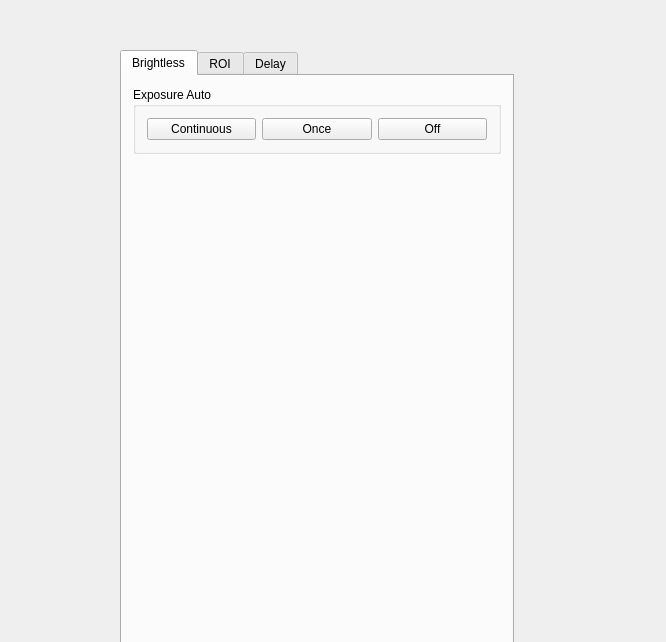
<?xml version="1.0" encoding="UTF-8"?>
<ui version="4.0">
 <class>QtGuiSetupSensor</class>
 <widget class="QWidget" name="QtGuiSetupSensor">
  <property name="geometry">
   <rect>
    <x>0</x>
    <y>0</y>
    <width>666</width>
    <height>642</height>
   </rect>
  </property>
  <property name="windowTitle">
   <string>QtGuiSetupSensor</string>
  </property>
  <widget class="QTabWidget" name="setupSensorParams">
   <property name="geometry">
    <rect>
     <x>120</x>
     <y>50</y>
     <width>394</width>
     <height>630</height>
    </rect>
   </property>
   <property name="sizePolicy">
    <sizepolicy hsizetype="Expanding" vsizetype="Expanding">
     <horstretch>0</horstretch>
     <verstretch>0</verstretch>
    </sizepolicy>
   </property>
   <property name="maximumSize">
    <size>
     <width>700</width>
     <height>16777215</height>
    </size>
   </property>
   <property name="layoutDirection">
    <enum>Qt::LeftToRight</enum>
   </property>
   <property name="currentIndex">
    <number>0</number>
   </property>
   <widget class="QWidget" name="tab_brightless">
    <attribute name="title">
     <string>Brightless</string>
    </attribute>
    <layout class="QVBoxLayout" name="verticalLayout">
     <item>
      <widget class="QGroupBox" name="GB_exprosure">
       <property name="title">
        <string>Exposure Auto</string>
       </property>
       <layout class="QHBoxLayout" name="horizontalLayout_5">
        <item>
         <widget class="QPushButton" name="PB_continuous">
          <property name="text">
           <string>Continuous</string>
          </property>
         </widget>
        </item>
        <item>
         <widget class="QPushButton" name="PB_once">
          <property name="text">
           <string>Once</string>
          </property>
         </widget>
        </item>
        <item>
         <widget class="QPushButton" name="PB_off">
          <property name="text">
           <string>Off</string>
          </property>
         </widget>
        </item>
       </layout>
      </widget>
     </item>
     <item>
      <spacer name="verticalSpacer_2">
       <property name="orientation">
        <enum>Qt::Vertical</enum>
       </property>
       <property name="sizeHint" stdset="0">
        <size>
         <width>20</width>
         <height>40</height>
        </size>
       </property>
      </spacer>
     </item>
    </layout>
   </widget>
   <widget class="QWidget" name="tab_roi">
    <attribute name="title">
     <string>ROI</string>
    </attribute>
    <layout class="QVBoxLayout" name="verticalLayout_2">
     <item>
      <widget class="QGroupBox" name="groupBox">
       <property name="sizePolicy">
        <sizepolicy hsizetype="Preferred" vsizetype="Preferred">
         <horstretch>0</horstretch>
         <verstretch>0</verstretch>
        </sizepolicy>
       </property>
       <property name="title">
        <string>Image Format</string>
       </property>
       <layout class="QGridLayout" name="gridLayout_4">
        <item row="0" column="0">
         <widget class="QLabel" name="label_2">
          <property name="text">
           <string>Pixel Format:</string>
          </property>
         </widget>
        </item>
        <item row="0" column="1" colspan="3">
         <widget class="QComboBox" name="ComBox_pixelFormat">
          <item>
           <property name="text">
            <string>Mono8</string>
           </property>
          </item>
          <item>
           <property name="text">
            <string>Mono12</string>
           </property>
          </item>
          <item>
           <property name="text">
            <string>Mono12Packed</string>
           </property>
          </item>
         </widget>
        </item>
        <item row="1" column="0" colspan="2">
         <widget class="QLabel" name="label_3">
          <property name="text">
           <string>Binning Horizontal:</string>
          </property>
         </widget>
        </item>
        <item row="1" column="2">
         <widget class="QSpinBox" name="SpinB_binningHor">
          <property name="minimum">
           <number>1</number>
          </property>
          <property name="maximum">
           <number>8</number>
          </property>
          <property name="value">
           <number>6</number>
          </property>
         </widget>
        </item>
        <item row="1" column="3">
         <widget class="QLabel" name="label_4">
          <property name="text">
           <string>Binning Vertical:</string>
          </property>
         </widget>
        </item>
        <item row="1" column="4">
         <widget class="QSpinBox" name="SpinB_binningVer">
          <property name="minimum">
           <number>1</number>
          </property>
          <property name="maximum">
           <number>11</number>
          </property>
          <property name="value">
           <number>6</number>
          </property>
         </widget>
        </item>
        <item row="1" column="5">
         <spacer name="horizontalSpacer">
          <property name="orientation">
           <enum>Qt::Horizontal</enum>
          </property>
          <property name="sizeType">
           <enum>QSizePolicy::Preferred</enum>
          </property>
          <property name="sizeHint" stdset="0">
           <size>
            <width>67</width>
            <height>20</height>
           </size>
          </property>
         </spacer>
        </item>
       </layout>
      </widget>
     </item>
     <item>
      <widget class="QGroupBox" name="groupBox_2">
       <property name="title">
        <string>ROI</string>
       </property>
       <layout class="QVBoxLayout" name="verticalLayout_4">
        <item>
         <layout class="QHBoxLayout" name="horizontalLayout_3">
          <item>
           <spacer name="horizontalSpacer_5">
            <property name="orientation">
             <enum>Qt::Horizontal</enum>
            </property>
            <property name="sizeHint" stdset="0">
             <size>
              <width>40</width>
              <height>20</height>
             </size>
            </property>
           </spacer>
          </item>
          <item>
           <widget class="Widget" name="setRoiWid" native="true">
            <property name="sizePolicy">
             <sizepolicy hsizetype="Fixed" vsizetype="Fixed">
              <horstretch>0</horstretch>
              <verstretch>0</verstretch>
             </sizepolicy>
            </property>
            <property name="minimumSize">
             <size>
              <width>256</width>
              <height>256</height>
             </size>
            </property>
            <property name="maximumSize">
             <size>
              <width>256</width>
              <height>256</height>
             </size>
            </property>
           </widget>
          </item>
          <item>
           <spacer name="horizontalSpacer_6">
            <property name="orientation">
             <enum>Qt::Horizontal</enum>
            </property>
            <property name="sizeHint" stdset="0">
             <size>
              <width>40</width>
              <height>20</height>
             </size>
            </property>
           </spacer>
          </item>
         </layout>
        </item>
        <item>
         <widget class="QGroupBox" name="groupBox_3">
          <property name="title">
           <string>ROI coordinate</string>
          </property>
          <layout class="QGridLayout" name="gridLayout" columnstretch="2,1,2,1">
           <item row="1" column="1">
            <widget class="QSpinBox" name="SpinB_height">
             <property name="maximum">
              <number>3248</number>
             </property>
            </widget>
           </item>
           <item row="0" column="0">
            <widget class="QLabel" name="label_5">
             <property name="text">
              <string>OffsetY</string>
             </property>
            </widget>
           </item>
           <item row="1" column="0">
            <widget class="QLabel" name="label_7">
             <property name="text">
              <string>Height</string>
             </property>
            </widget>
           </item>
           <item row="0" column="1">
            <widget class="QSpinBox" name="SpinB_ofsetY">
             <property name="maximum">
              <number>3248</number>
             </property>
            </widget>
           </item>
           <item row="0" column="3">
            <widget class="QSpinBox" name="SpinB_ofsetX">
             <property name="maximum">
              <number>4872</number>
             </property>
            </widget>
           </item>
           <item row="1" column="2">
            <widget class="QLabel" name="label_8">
             <property name="text">
              <string>Width</string>
             </property>
            </widget>
           </item>
           <item row="0" column="2">
            <widget class="QLabel" name="label_6">
             <property name="text">
              <string>OffsetX</string>
             </property>
            </widget>
           </item>
           <item row="1" column="3">
            <widget class="QSpinBox" name="SpinB_width">
             <property name="maximum">
              <number>4872</number>
             </property>
            </widget>
           </item>
          </layout>
         </widget>
        </item>
        <item>
         <layout class="QHBoxLayout" name="horizontalLayout">
          <item>
           <widget class="QPushButton" name="PB_full">
            <property name="text">
             <string>Full</string>
            </property>
           </widget>
          </item>
          <item>
           <widget class="QPushButton" name="PB_oneQuarter">
            <property name="text">
             <string>1/4</string>
            </property>
           </widget>
          </item>
          <item>
           <widget class="QPushButton" name="PB_oneEighth">
            <property name="text">
             <string>1/8</string>
            </property>
           </widget>
          </item>
         </layout>
        </item>
        <item>
         <layout class="QHBoxLayout" name="horizontalLayout_2" stretch="1,1,1">
          <item>
           <spacer name="horizontalSpacer_2">
            <property name="orientation">
             <enum>Qt::Horizontal</enum>
            </property>
            <property name="sizeHint" stdset="0">
             <size>
              <width>40</width>
              <height>20</height>
             </size>
            </property>
           </spacer>
          </item>
          <item>
           <widget class="QPushButton" name="PB_setRoi">
            <property name="text">
             <string>Set ROI</string>
            </property>
           </widget>
          </item>
          <item>
           <spacer name="horizontalSpacer_3">
            <property name="orientation">
             <enum>Qt::Horizontal</enum>
            </property>
            <property name="sizeHint" stdset="0">
             <size>
              <width>40</width>
              <height>20</height>
             </size>
            </property>
           </spacer>
          </item>
         </layout>
        </item>
       </layout>
      </widget>
     </item>
     <item>
      <spacer name="verticalSpacer">
       <property name="orientation">
        <enum>Qt::Vertical</enum>
       </property>
       <property name="sizeHint" stdset="0">
        <size>
         <width>20</width>
         <height>40</height>
        </size>
       </property>
      </spacer>
     </item>
    </layout>
   </widget>
   <widget class="QWidget" name="tab_delay">
    <attribute name="title">
     <string>Delay</string>
    </attribute>
    <layout class="QVBoxLayout" name="verticalLayout_3">
     <item>
      <layout class="QHBoxLayout" name="horizontalLayout_4" stretch="2,1,2">
       <item>
        <widget class="QLabel" name="label">
         <property name="text">
          <string>Trigger interval</string>
         </property>
        </widget>
       </item>
       <item>
        <widget class="QSpinBox" name="spinB_trigerDelay">
         <property name="maximum">
          <number>10000</number>
         </property>
         <property name="value">
          <number>23</number>
         </property>
        </widget>
       </item>
       <item>
        <spacer name="horizontalSpacer_4">
         <property name="orientation">
          <enum>Qt::Horizontal</enum>
         </property>
         <property name="sizeHint" stdset="0">
          <size>
           <width>40</width>
           <height>20</height>
          </size>
         </property>
        </spacer>
       </item>
      </layout>
     </item>
     <item>
      <spacer name="verticalSpacer_3">
       <property name="orientation">
        <enum>Qt::Vertical</enum>
       </property>
       <property name="sizeHint" stdset="0">
        <size>
         <width>20</width>
         <height>557</height>
        </size>
       </property>
      </spacer>
     </item>
    </layout>
   </widget>
  </widget>
 </widget>
 <layoutdefault spacing="6" margin="11"/>
 <customwidgets>
  <customwidget>
   <class>Widget</class>
   <extends>QWidget</extends>
   <header>widget.h</header>
   <container>1</container>
  </customwidget>
 </customwidgets>
 <resources/>
 <connections/>
</ui>
